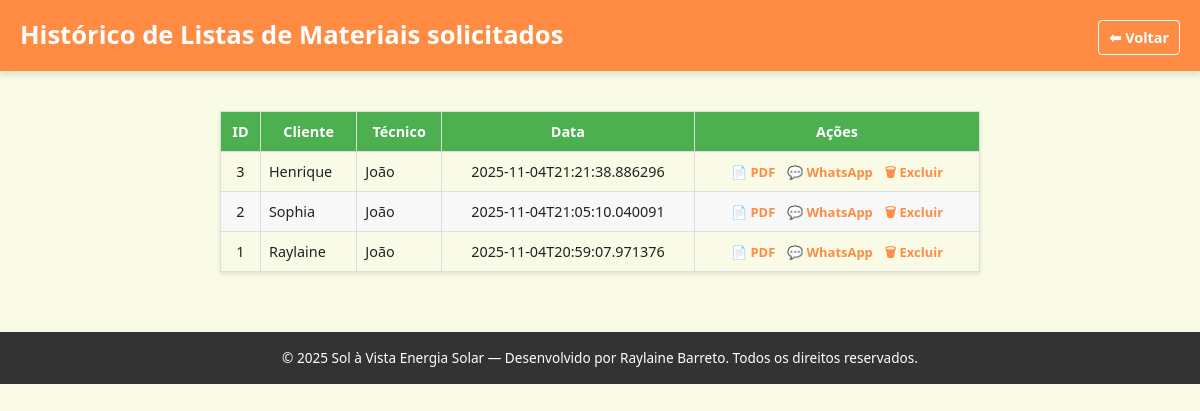
Before: /history with the older database file.
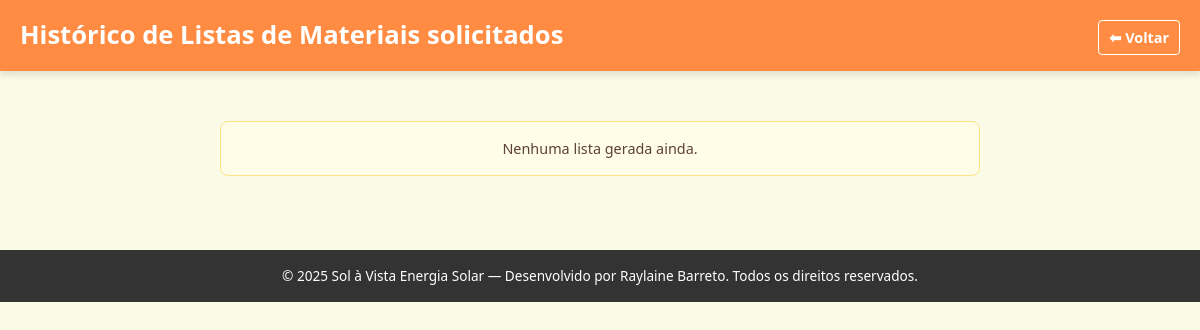
After: the same page with the newer database file.
### tables this page shows
CREATE TABLE lists (
            id INTEGER PRIMARY KEY AUTOINCREMENT,
            client TEXT,
            technician TEXT,
            date TEXT,
            items TEXT,
            pdf_path TEXT
        );

### flask_solar_materials_app.py (the view)
@app.route('/history')
def history():
    db = get_db()
    rows = db.execute('SELECT * FROM lists ORDER BY id DESC').fetchall()
    return render_template('history.html', listas=rows, company_name=CONFIG["company_name"], logo_path=CONFIG["logo_path"])

### flask_solar_materials_app.py (called while the page is built)
def get_db():
    db = getattr(g, '_database', None)
    if db is None:
        db = g._database = sqlite3.connect(DB_PATH)
        db.row_factory = sqlite3.Row
    return db

@app.teardown_appcontext
def close_connection(exception):
    db = getattr(g, '_database', None)
    if db is not None:
        db.close()

### templates/history.html (shortened to what this page needs)
<!doctype html>
<html lang="pt-br">
  <head>
    <link rel="stylesheet" href="{{ url_for('static', filename='style.css') }}">
  </head>
  <body>
    <header>
      <h2>Histórico de Listas de Materiais solicitados</h2>
      <a href="{{ url_for('index') }}" class="header-link-back">⬅ Voltar</a>
    </header>
    <main>
        {% if listas and listas|length > 0 %}
            <table>
                <thead>
                    <tr>
                        <th>ID</th>
                        <th>Cliente</th>
                        <th>Técnico</th>
                        <th>Data</th>
                        <th>Ações</th>
                    </tr>
                </thead>
                <tbody>
                    {% for l in listas %}
                    <tr>
                        <td>{{ l.id }}</td>
                        <td>{{ l.client }}</td>
                        <td>{{ l.technician }}</td>
                        <td>{{ l.date }}</td>
                        <td>
                            <a href="{{ url_for('download_pdf', list_id=l.id) }}" target="_blank">📄 PDF</a>
                            <a href="{{ url_for('whatsapp_msg', list_id=l.id) }}" target="_blank">💬 WhatsApp</a>
                            <a href="{{ url_for('delete', list_id=l.id) }}" onclick="return confirm('Tem certeza que deseja excluir esta lista?')">🗑 Excluir</a>
                        </td>
                    </tr>
                    {% endfor %}
                </tbody>
            </table>
        {% else %}
            <p class="info" style="text-align: center;">Nenhuma lista gerada ainda.</p>
        {% endif %}
    </main>
    <footer>
        © 2025 Sol à Vista Energia Solar — Desenvolvido por Raylaine Barreto. Todos os direitos reservados.
    </footer>
  </body>
</html>

### static/style.css (style rules this page uses)
:root { --cor-laranja: #FF8C42; --cor-verde: #4CAF50; --cor-fundo-claro: #F9FBE7; --cor-texto: #212121; --sombra: 0 4px 6px rgba(0,0,0,0.1); }
* { box-sizing: border-box; }
body { font-family: 'Segoe UI', Tahoma, Geneva, Verdana, sans-serif; margin: 0; background-color: var(--cor-fundo-claro); color: var(--cor-texto); line-height: 1.6; }
header { background-color: var(--cor-laranja); color: white; display: flex; flex-direction: column; justify-content: center; align-items: center; padding: 15px 20px; box-shadow: var(--sombra); text-align: center; }
header h2 { margin: 0; font-size: 1.4em; font-weight: bold; }
header a { color: white; font-weight: bold; text-decoration: underline; font-size: 0.9em; margin-top: 5px; padding: 5px 10px; border: 1px solid white; border-radius: 4px; transition: background-color 0.3s; }
main { padding: 20px; max-width: 800px; margin: 0 auto; }
p.info { background-color: #FFFDE7; border: 1px solid #FFE082; padding: 15px; border-radius: 8px; font-size: 0.9em; color: #5D4037; margin-top: 30px; }
@media (min-width: 768px) { header { flex-direction: row; justify-content: space-between; } }
@media (min-width: 768px) { header h2 { font-size: 1.6em; } }
footer { background-color: #333; color: #fff; text-align: center; padding: 15px; font-size: 0.85em; margin-top: 40px; }

### templates/history.html (style rules this page uses)
main { padding: 20px; max-width: 800px; margin: 0 auto; }
.header-link-back { color: white !important; text-decoration: none; font-weight: bold; padding: 5px 10px; border: 1px solid white; border-radius: 4px; transition: background-color 0.3s; }

Changed rows visible on the page:
removed lists: id "3", client "Henrique", technician "João", date "2025-11-04T21:21:38.886296"
removed lists: id "2", client "Sophia", technician "João", date "2025-11-04T21:05:10.040091"
removed lists: id "1", client "Raylaine", technician "João", date "2025-11-04T20:59:07.971376"
Other visible differences:
text no longer shown: "ID Cliente Técnico Data Ações"
text now shown: "Nenhuma lista gerada ainda."
